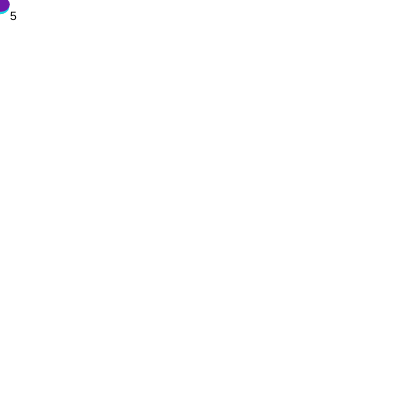
Frame 1 (no input)
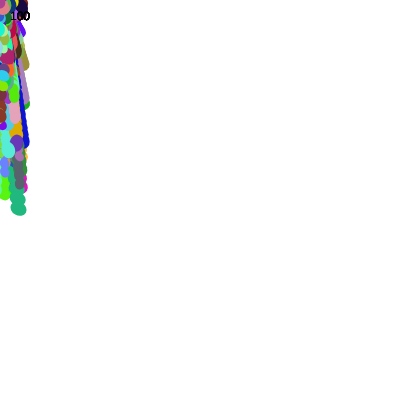
Frame 60 (no input)
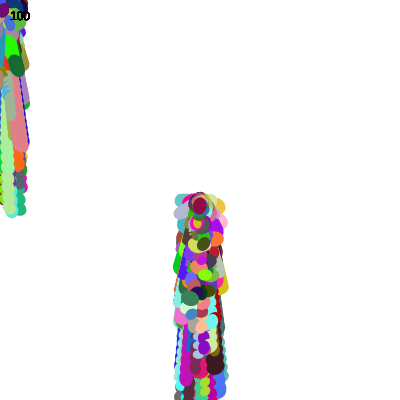
Frame 120 (the mouse pressed at the canvas centre since frame 60)

The p5.js sketch that drew these frames (run headless with seeded random() and noise() and a simulated clock; from frame 60 on, the mouse is pressed at the canvas centre):

// p5.js sketch
// ── sketch.js
let balls = [];

function setup() {
  createCanvas(400, 400);
}

function draw() {
  
  //if (mouseIsPressed) {
  balls.push( new Ball(mouseX, mouseY, random(10, 20)) );  
  balls.push( new Ball(mouseX, mouseY, random(10, 20)) );  
  balls.push( new Ball(mouseX, mouseY, random(10, 20)) );  
  balls.push( new Ball(mouseX, mouseY, random(10, 20)) );  
  balls.push( new Ball(mouseX, mouseY, random(10, 20)) );  
  //}
  
  for (let i=0; i<balls.length; i++) {
    let b = balls[i];
    b.move();
    b.display();
  }
  
  while (balls.length > 100) {
    balls.splice(0, 1); // (index, howMany)
  }
  
  text(balls.length, 10, 20);
}

function mousePressed() {
  //balls.push( new Ball(mouseX, mouseY, random(10, 20)) );  
}
//

class Ball {
  constructor(x, y, dia) {
    this.x = x;
    this.y = y;
    this.xSpd = random(-1, 1);
    this.ySpd = random(0, 10);
    this.dia = dia;
    this.r=random(255);
    this.g=random(255);
    this.b=random(255);
    this.rotSpd=random(0.01,0.03);
  }
  move() {
    this.x += this.xSpd;
    this.y += this.ySpd;
  }
  display() {
    push();
    translate(this.x,this.y);
    rotate(frameCount*this.rotSpd);
    noStroke();
    fill(this.r,this.g,this.b);
    ellipse(0, 0, this.dia,this.dia*0.8);
    pop();
  }
}
